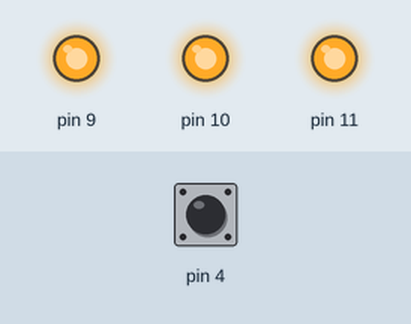
Bench run of a sketch on a simulated Arduino Uno, built with avr-gcc and run on an emulated ATmega328P. Shown: output pins drawn as LEDs (lit = HIGH). Dashed ring = blinking. The test bench sets the inputs (shaded band); at power-on: pin 4 LOW.

Above: at 1.2 s.
1.3 s: pin 4 driven HIGH
At 1.7 s:
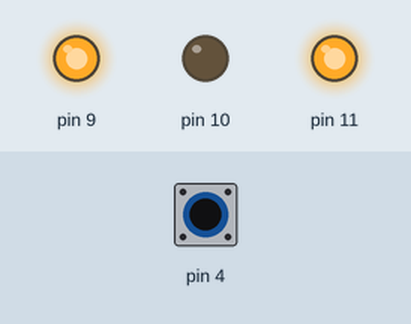
2.8 s: pin 4 pulsed LOW 5 times (0.12 s each, 0.3 s apart)
At 4.6 s:
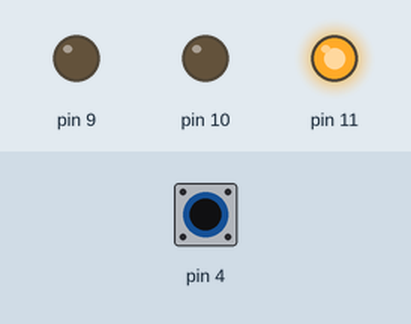
5.8 s: pin 4 pulsed LOW 2 times (0.12 s each, 0.3 s apart)
At 5.98 s:
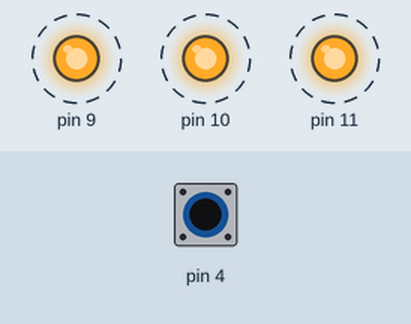
Timing chart, 0 to 14.8 s (numbered marks = the images above; inputs shaded):
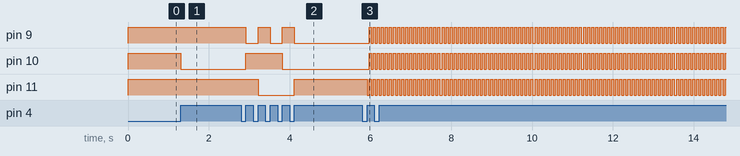

Measured:
- after the input at 1.3 s, pin 10: HIGH → LOW at once
- after the input at 2.8 s, pin 9: alternates HIGH for 0.30 s and LOW for 0.30 s, 5 changes in all, then stays LOW, starting after 0.12 s; pin 10: LOW → HIGH after 0.12 s, → LOW 0.90 s later; pin 11: HIGH → LOW after 0.42 s, → HIGH 0.90 s later
- after the input at 5.8 s, pin 9, pin 10: alternates HIGH for 0.05 s and LOW for 0.05 s, starting after 0.17 s; pin 11: alternates HIGH for 0.05 s and LOW for 0.05 s, starting after 0.12 s

The sketch:

localLED.ino
```cpp
void setup() {
  pinMode(4, INPUT);
  pinMode(9, OUTPUT);
  pinMode(10, OUTPUT);
  pinMode(11, OUTPUT);
}

int d = 0; // 1이면 중복.
int c = 0; // 터치카운트

void loop() {
  touchcontrol(4, 7); // 터치여부 확인 및 중복 체크.
  if(c == 0) {
    rgbled(255,255,255);
  }
  else if(c == 1) {
    rgbled(0,255,255);
  }
  else if(c == 2) {
    rgbled(255,0,255);
  }
  else if(c == 3) {
    rgbled(255,255,0);
  }
  else if(c == 4) {
    rgbled(255,0,0);
  }
  else if(c == 5) {
    rgbled(0,255,0);
  }
  else if(c == 6) {
    rgbled(0,0,255);
  }
  else if(c == 7) {
    ledblink(5);
  }
}

void touchcontrol(int n, int m) {
  if(digitalRead(n) == 1) {
    if(d == 0) {
      d = 1;
      if(c < m) {
        c = c + 1;
      }
      else {
        c = 0;
      }
    }
  }
  else {
    d = 0;
  }
}

void rgbled(int R, int G, int B) {
  analogWrite(10, R);
  analogWrite(9, G);
  analogWrite(11, B);
}

void ledblink(int h) {
  for(int i = 0; i < h; i++) {
    rgbled(0,0,0);
    delay(50);
    rgbled(255,255,255);
    delay(50);
  }
}
```
